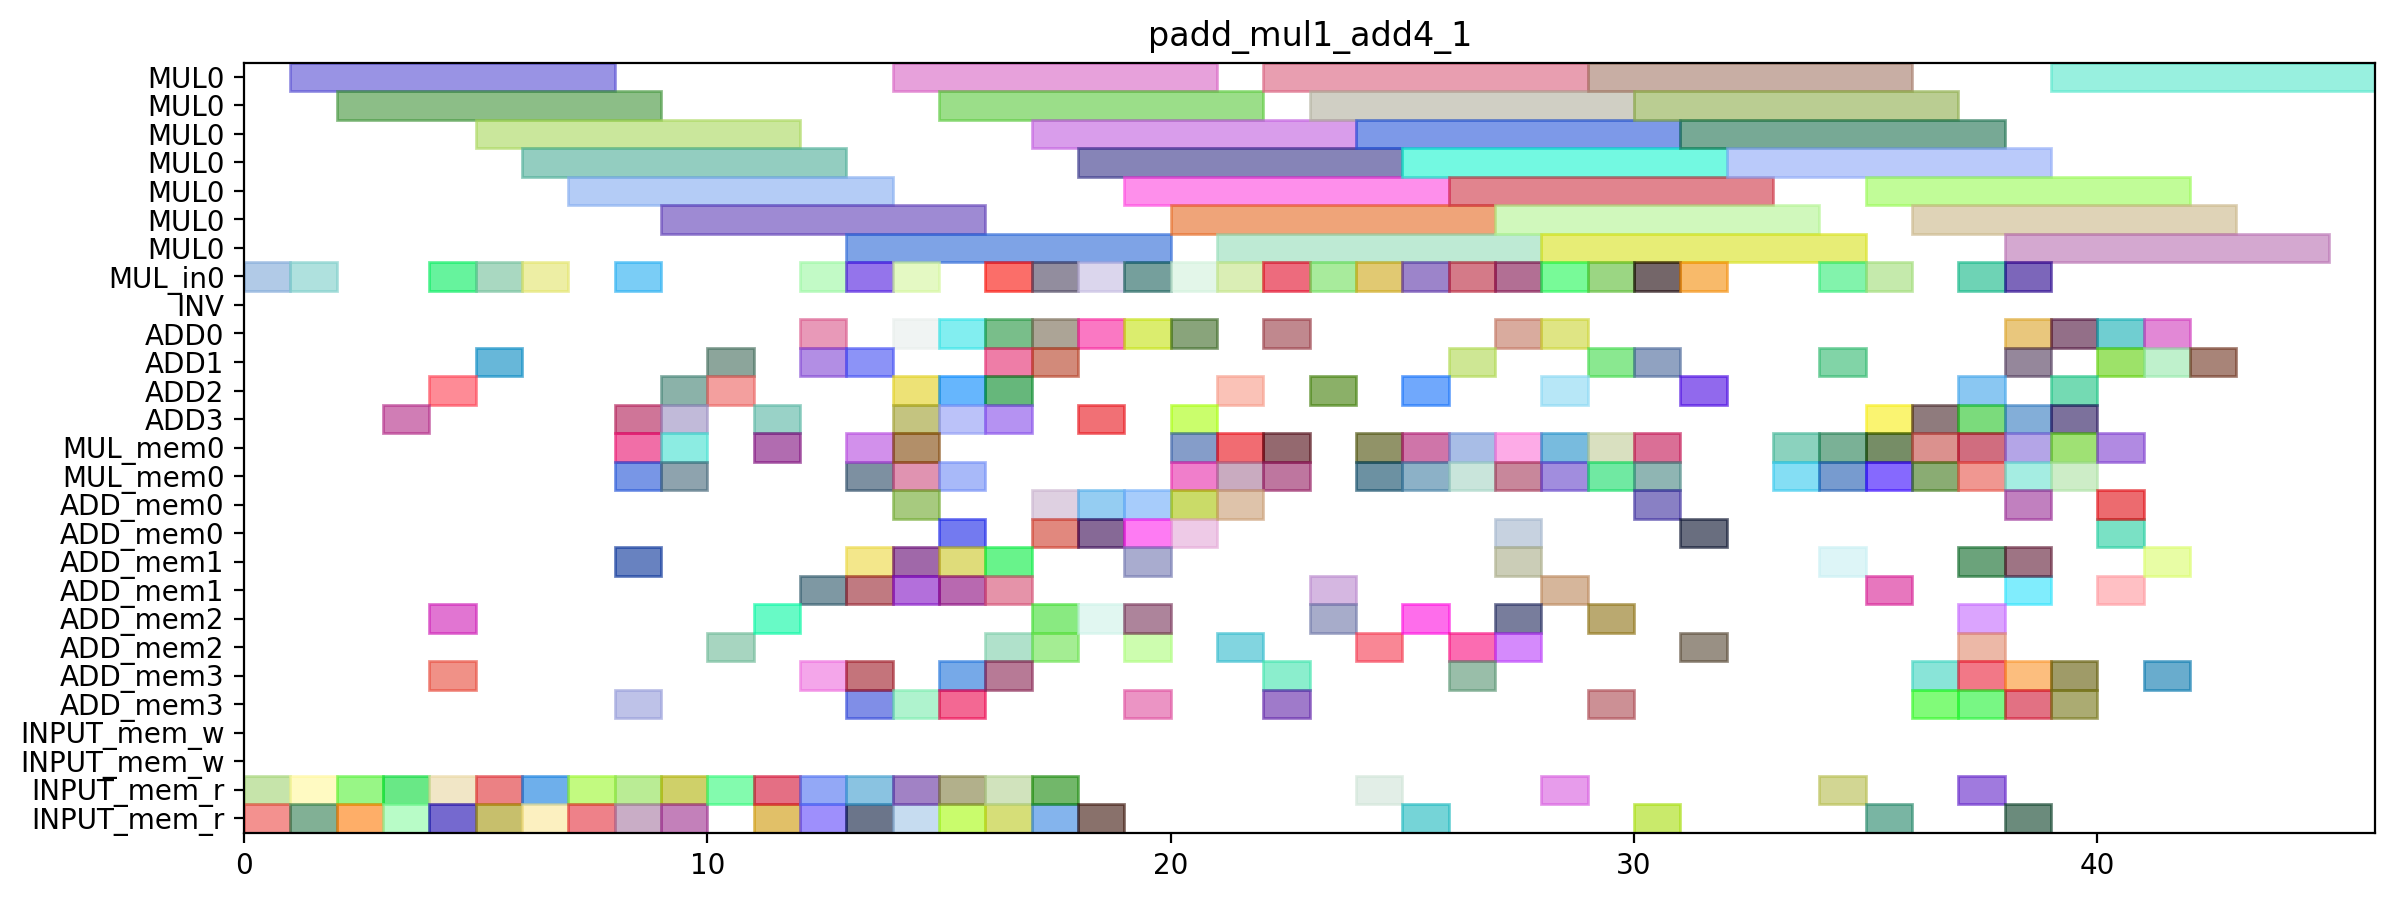

The Python source for this figure:
from pyschedule import Scenario, solvers, plotters, alt

def solve_padd_mul1_add4_1(ConstStep, ExpStep):
	horizon = 111
	S=Scenario("padd_mul1_add4_1",horizon = horizon)

	# resource
	MUL = S.Resources('MUL', num=1, size=7)
	MUL_in = S.Resources('MUL_in', num=1)
	INV = S.Resource('INV')
	ADD = S.Resources('ADD', num=4, periods=range(1, horizon))
	MUL_mem = S.Resources('MUL_mem', num=1, size=2)
	ADD_mem = S.Resources('ADD_mem', num=4, size=2)
	INPUT_mem_w = S.Resource('INPUT_mem_w', size=2)
	INPUT_mem_r = S.Resource('INPUT_mem_r', size=2)

	# result of previous scheduling
	T1T1_in = S.Task('T1T1_in', length=1, delay_cost=1)
	S += T1T1_in >= 0
	T1T1_in += MUL_in[0]

	T1T1_mem0 = S.Task('T1T1_mem0', length=1, delay_cost=1)
	S += T1T1_mem0 >= 0
	T1T1_mem0 += INPUT_mem_r

	T1T1_mem1 = S.Task('T1T1_mem1', length=1, delay_cost=1)
	S += T1T1_mem1 >= 0
	T1T1_mem1 += INPUT_mem_r

	T1T0_in = S.Task('T1T0_in', length=1, delay_cost=1)
	S += T1T0_in >= 1
	T1T0_in += MUL_in[0]

	T1T0_mem0 = S.Task('T1T0_mem0', length=1, delay_cost=1)
	S += T1T0_mem0 >= 1
	T1T0_mem0 += INPUT_mem_r

	T1T0_mem1 = S.Task('T1T0_mem1', length=1, delay_cost=1)
	S += T1T0_mem1 >= 1
	T1T0_mem1 += INPUT_mem_r

	T1T1 = S.Task('T1T1', length=7, delay_cost=1)
	S += T1T1 >= 1
	T1T1 += MUL[0]

	T1T0 = S.Task('T1T0', length=7, delay_cost=1)
	S += T1T0 >= 2
	T1T0 += MUL[0]

	T1T3_mem0 = S.Task('T1T3_mem0', length=1, delay_cost=1)
	S += T1T3_mem0 >= 2
	T1T3_mem0 += INPUT_mem_r

	T1T3_mem1 = S.Task('T1T3_mem1', length=1, delay_cost=1)
	S += T1T3_mem1 >= 2
	T1T3_mem1 += INPUT_mem_r

	T1T2_mem0 = S.Task('T1T2_mem0', length=1, delay_cost=1)
	S += T1T2_mem0 >= 3
	T1T2_mem0 += INPUT_mem_r

	T1T2_mem1 = S.Task('T1T2_mem1', length=1, delay_cost=1)
	S += T1T2_mem1 >= 3
	T1T2_mem1 += INPUT_mem_r

	T1T3 = S.Task('T1T3', length=1, delay_cost=1)
	S += T1T3 >= 3
	T1T3 += ADD[3]

	T0T2_mem0 = S.Task('T0T2_mem0', length=1, delay_cost=1)
	S += T0T2_mem0 >= 4
	T0T2_mem0 += INPUT_mem_r

	T0T2_mem1 = S.Task('T0T2_mem1', length=1, delay_cost=1)
	S += T0T2_mem1 >= 4
	T0T2_mem1 += INPUT_mem_r

	T1T2 = S.Task('T1T2', length=1, delay_cost=1)
	S += T1T2 >= 4
	T1T2 += ADD[2]

	T1T4_in = S.Task('T1T4_in', length=1, delay_cost=1)
	S += T1T4_in >= 4
	T1T4_in += MUL_in[0]

	T1T4_mem0 = S.Task('T1T4_mem0', length=1, delay_cost=1)
	S += T1T4_mem0 >= 4
	T1T4_mem0 += ADD_mem[2]

	T1T4_mem1 = S.Task('T1T4_mem1', length=1, delay_cost=1)
	S += T1T4_mem1 >= 4
	T1T4_mem1 += ADD_mem[3]

	T0T1_in = S.Task('T0T1_in', length=1, delay_cost=1)
	S += T0T1_in >= 5
	T0T1_in += MUL_in[0]

	T0T1_mem0 = S.Task('T0T1_mem0', length=1, delay_cost=1)
	S += T0T1_mem0 >= 5
	T0T1_mem0 += INPUT_mem_r

	T0T1_mem1 = S.Task('T0T1_mem1', length=1, delay_cost=1)
	S += T0T1_mem1 >= 5
	T0T1_mem1 += INPUT_mem_r

	T0T2 = S.Task('T0T2', length=1, delay_cost=1)
	S += T0T2 >= 5
	T0T2 += ADD[1]

	T1T4 = S.Task('T1T4', length=7, delay_cost=1)
	S += T1T4 >= 5
	T1T4 += MUL[0]

	T0T0_in = S.Task('T0T0_in', length=1, delay_cost=1)
	S += T0T0_in >= 6
	T0T0_in += MUL_in[0]

	T0T0_mem0 = S.Task('T0T0_mem0', length=1, delay_cost=1)
	S += T0T0_mem0 >= 6
	T0T0_mem0 += INPUT_mem_r

	T0T0_mem1 = S.Task('T0T0_mem1', length=1, delay_cost=1)
	S += T0T0_mem1 >= 6
	T0T0_mem1 += INPUT_mem_r

	T0T1 = S.Task('T0T1', length=7, delay_cost=1)
	S += T0T1 >= 6
	T0T1 += MUL[0]

	T0T0 = S.Task('T0T0', length=7, delay_cost=1)
	S += T0T0 >= 7
	T0T0 += MUL[0]

	T0T3_mem0 = S.Task('T0T3_mem0', length=1, delay_cost=1)
	S += T0T3_mem0 >= 7
	T0T3_mem0 += INPUT_mem_r

	T0T3_mem1 = S.Task('T0T3_mem1', length=1, delay_cost=1)
	S += T0T3_mem1 >= 7
	T0T3_mem1 += INPUT_mem_r

	C00T2_mem0 = S.Task('C00T2_mem0', length=1, delay_cost=1)
	S += C00T2_mem0 >= 8
	C00T2_mem0 += INPUT_mem_r

	C00T2_mem1 = S.Task('C00T2_mem1', length=1, delay_cost=1)
	S += C00T2_mem1 >= 8
	C00T2_mem1 += INPUT_mem_r

	T0T3 = S.Task('T0T3', length=1, delay_cost=1)
	S += T0T3 >= 8
	T0T3 += ADD[3]

	T0T4_in = S.Task('T0T4_in', length=1, delay_cost=1)
	S += T0T4_in >= 8
	T0T4_in += MUL_in[0]

	T0T4_mem0 = S.Task('T0T4_mem0', length=1, delay_cost=1)
	S += T0T4_mem0 >= 8
	T0T4_mem0 += ADD_mem[1]

	T0T4_mem1 = S.Task('T0T4_mem1', length=1, delay_cost=1)
	S += T0T4_mem1 >= 8
	T0T4_mem1 += ADD_mem[3]

	T1T5_mem0 = S.Task('T1T5_mem0', length=1, delay_cost=1)
	S += T1T5_mem0 >= 8
	T1T5_mem0 += MUL_mem[0]

	T1T5_mem1 = S.Task('T1T5_mem1', length=1, delay_cost=1)
	S += T1T5_mem1 >= 8
	T1T5_mem1 += MUL_mem[0]

	C00T2 = S.Task('C00T2', length=1, delay_cost=1)
	S += C00T2 >= 9
	C00T2 += ADD[3]

	T0T4 = S.Task('T0T4', length=7, delay_cost=1)
	S += T0T4 >= 9
	T0T4 += MUL[0]

	T10_mem0 = S.Task('T10_mem0', length=1, delay_cost=1)
	S += T10_mem0 >= 9
	T10_mem0 += MUL_mem[0]

	T10_mem1 = S.Task('T10_mem1', length=1, delay_cost=1)
	S += T10_mem1 >= 9
	T10_mem1 += MUL_mem[0]

	T1T5 = S.Task('T1T5', length=1, delay_cost=1)
	S += T1T5 >= 9
	T1T5 += ADD[2]

	T3_T2_mem0 = S.Task('T3_T2_mem0', length=1, delay_cost=1)
	S += T3_T2_mem0 >= 9
	T3_T2_mem0 += INPUT_mem_r

	T3_T2_mem1 = S.Task('T3_T2_mem1', length=1, delay_cost=1)
	S += T3_T2_mem1 >= 9
	T3_T2_mem1 += INPUT_mem_r

	T10 = S.Task('T10', length=1, delay_cost=1)
	S += T10 >= 10
	T10 += ADD[2]

	T1_0_mem0 = S.Task('T1_0_mem0', length=1, delay_cost=1)
	S += T1_0_mem0 >= 10
	T1_0_mem0 += INPUT_mem_r

	T1_0_mem1 = S.Task('T1_0_mem1', length=1, delay_cost=1)
	S += T1_0_mem1 >= 10
	T1_0_mem1 += ADD_mem[2]

	T3_T2 = S.Task('T3_T2', length=1, delay_cost=1)
	S += T3_T2 >= 10
	T3_T2 += ADD[1]

	NEW_TZT2_mem0 = S.Task('NEW_TZT2_mem0', length=1, delay_cost=1)
	S += NEW_TZT2_mem0 >= 11
	NEW_TZT2_mem0 += INPUT_mem_r

	NEW_TZT2_mem1 = S.Task('NEW_TZT2_mem1', length=1, delay_cost=1)
	S += NEW_TZT2_mem1 >= 11
	NEW_TZT2_mem1 += INPUT_mem_r

	T11_mem0 = S.Task('T11_mem0', length=1, delay_cost=1)
	S += T11_mem0 >= 11
	T11_mem0 += MUL_mem[0]

	T11_mem1 = S.Task('T11_mem1', length=1, delay_cost=1)
	S += T11_mem1 >= 11
	T11_mem1 += ADD_mem[2]

	T1_0 = S.Task('T1_0', length=1, delay_cost=1)
	S += T1_0 >= 11
	T1_0 += ADD[3]

	C00T0_in = S.Task('C00T0_in', length=1, delay_cost=1)
	S += C00T0_in >= 12
	C00T0_in += MUL_in[0]

	C00T0_mem0 = S.Task('C00T0_mem0', length=1, delay_cost=1)
	S += C00T0_mem0 >= 12
	C00T0_mem0 += INPUT_mem_r

	C00T0_mem1 = S.Task('C00T0_mem1', length=1, delay_cost=1)
	S += C00T0_mem1 >= 12
	C00T0_mem1 += ADD_mem[3]

	NEW_TZT2 = S.Task('NEW_TZT2', length=1, delay_cost=1)
	S += NEW_TZT2 >= 12
	NEW_TZT2 += ADD[0]

	T11 = S.Task('T11', length=1, delay_cost=1)
	S += T11 >= 12
	T11 += ADD[1]

	T1_1_mem0 = S.Task('T1_1_mem0', length=1, delay_cost=1)
	S += T1_1_mem0 >= 12
	T1_1_mem0 += INPUT_mem_r

	T1_1_mem1 = S.Task('T1_1_mem1', length=1, delay_cost=1)
	S += T1_1_mem1 >= 12
	T1_1_mem1 += ADD_mem[1]

	C00T0 = S.Task('C00T0', length=7, delay_cost=1)
	S += C00T0 >= 13
	C00T0 += MUL[0]

	T00_mem0 = S.Task('T00_mem0', length=1, delay_cost=1)
	S += T00_mem0 >= 13
	T00_mem0 += MUL_mem[0]

	T00_mem1 = S.Task('T00_mem1', length=1, delay_cost=1)
	S += T00_mem1 >= 13
	T00_mem1 += MUL_mem[0]

	T1_1 = S.Task('T1_1', length=1, delay_cost=1)
	S += T1_1 >= 13
	T1_1 += ADD[1]

	T3T2_in = S.Task('T3T2_in', length=1, delay_cost=1)
	S += T3T2_in >= 13
	T3T2_in += MUL_in[0]

	T3T2_mem0 = S.Task('T3T2_mem0', length=1, delay_cost=1)
	S += T3T2_mem0 >= 13
	T3T2_mem0 += ADD_mem[3]

	T3T2_mem1 = S.Task('T3T2_mem1', length=1, delay_cost=1)
	S += T3T2_mem1 >= 13
	T3T2_mem1 += ADD_mem[1]

	T5T2_mem0 = S.Task('T5T2_mem0', length=1, delay_cost=1)
	S += T5T2_mem0 >= 13
	T5T2_mem0 += INPUT_mem_r

	T5T2_mem1 = S.Task('T5T2_mem1', length=1, delay_cost=1)
	S += T5T2_mem1 >= 13
	T5T2_mem1 += INPUT_mem_r

	C00T1_in = S.Task('C00T1_in', length=1, delay_cost=1)
	S += C00T1_in >= 14
	C00T1_in += MUL_in[0]

	C00T1_mem0 = S.Task('C00T1_mem0', length=1, delay_cost=1)
	S += C00T1_mem0 >= 14
	C00T1_mem0 += INPUT_mem_r

	C00T1_mem1 = S.Task('C00T1_mem1', length=1, delay_cost=1)
	S += C00T1_mem1 >= 14
	C00T1_mem1 += ADD_mem[1]

	T00 = S.Task('T00', length=1, delay_cost=1)
	S += T00 >= 14
	T00 += ADD[0]

	T0T5_mem0 = S.Task('T0T5_mem0', length=1, delay_cost=1)
	S += T0T5_mem0 >= 14
	T0T5_mem0 += MUL_mem[0]

	T0T5_mem1 = S.Task('T0T5_mem1', length=1, delay_cost=1)
	S += T0T5_mem1 >= 14
	T0T5_mem1 += MUL_mem[0]

	T0_0_mem0 = S.Task('T0_0_mem0', length=1, delay_cost=1)
	S += T0_0_mem0 >= 14
	T0_0_mem0 += INPUT_mem_r

	T0_0_mem1 = S.Task('T0_0_mem1', length=1, delay_cost=1)
	S += T0_0_mem1 >= 14
	T0_0_mem1 += ADD_mem[0]

	T3T2 = S.Task('T3T2', length=7, delay_cost=1)
	S += T3T2 >= 14
	T3T2 += MUL[0]

	T4T2_mem0 = S.Task('T4T2_mem0', length=1, delay_cost=1)
	S += T4T2_mem0 >= 14
	T4T2_mem0 += ADD_mem[3]

	T4T2_mem1 = S.Task('T4T2_mem1', length=1, delay_cost=1)
	S += T4T2_mem1 >= 14
	T4T2_mem1 += ADD_mem[1]

	T5T2 = S.Task('T5T2', length=1, delay_cost=1)
	S += T5T2 >= 14
	T5T2 += ADD[2]

	C00T1 = S.Task('C00T1', length=7, delay_cost=1)
	S += C00T1 >= 15
	C00T1 += MUL[0]

	NEW_TXT2_mem0 = S.Task('NEW_TXT2_mem0', length=1, delay_cost=1)
	S += NEW_TXT2_mem0 >= 15
	NEW_TXT2_mem0 += ADD_mem[3]

	NEW_TXT2_mem1 = S.Task('NEW_TXT2_mem1', length=1, delay_cost=1)
	S += NEW_TXT2_mem1 >= 15
	NEW_TXT2_mem1 += ADD_mem[1]

	T01_mem0 = S.Task('T01_mem0', length=1, delay_cost=1)
	S += T01_mem0 >= 15
	T01_mem0 += MUL_mem[0]

	T01_mem1 = S.Task('T01_mem1', length=1, delay_cost=1)
	S += T01_mem1 >= 15
	T01_mem1 += ADD_mem[0]

	T0T5 = S.Task('T0T5', length=1, delay_cost=1)
	S += T0T5 >= 15
	T0T5 += ADD[0]

	T0_0 = S.Task('T0_0', length=1, delay_cost=1)
	S += T0_0 >= 15
	T0_0 += ADD[2]

	T0_1T2_mem0 = S.Task('T0_1T2_mem0', length=1, delay_cost=1)
	S += T0_1T2_mem0 >= 15
	T0_1T2_mem0 += INPUT_mem_r

	T0_1T2_mem1 = S.Task('T0_1T2_mem1', length=1, delay_cost=1)
	S += T0_1T2_mem1 >= 15
	T0_1T2_mem1 += INPUT_mem_r

	T3T0_mem0 = S.Task('T3T0_mem0', length=1, delay_cost=1)
	S += T3T0_mem0 >= 15
	T3T0_mem0 += ADD_mem[3]

	T3T0_mem1 = S.Task('T3T0_mem1', length=1, delay_cost=1)
	S += T3T0_mem1 >= 15
	T3T0_mem1 += ADD_mem[1]

	T4T2 = S.Task('T4T2', length=1, delay_cost=1)
	S += T4T2 >= 15
	T4T2 += ADD[3]

	NEW_TXT2 = S.Task('NEW_TXT2', length=1, delay_cost=1)
	S += NEW_TXT2 >= 16
	NEW_TXT2 += ADD[0]

	T01 = S.Task('T01', length=1, delay_cost=1)
	S += T01 >= 16
	T01 += ADD[1]

	T0_1T0_in = S.Task('T0_1T0_in', length=1, delay_cost=1)
	S += T0_1T0_in >= 16
	T0_1T0_in += MUL_in[0]

	T0_1T0_mem0 = S.Task('T0_1T0_mem0', length=1, delay_cost=1)
	S += T0_1T0_mem0 >= 16
	T0_1T0_mem0 += INPUT_mem_r

	T0_1T0_mem1 = S.Task('T0_1T0_mem1', length=1, delay_cost=1)
	S += T0_1T0_mem1 >= 16
	T0_1T0_mem1 += ADD_mem[2]

	T0_1T2 = S.Task('T0_1T2', length=1, delay_cost=1)
	S += T0_1T2 >= 16
	T0_1T2 += ADD[2]

	T0_1_mem0 = S.Task('T0_1_mem0', length=1, delay_cost=1)
	S += T0_1_mem0 >= 16
	T0_1_mem0 += INPUT_mem_r

	T0_1_mem1 = S.Task('T0_1_mem1', length=1, delay_cost=1)
	S += T0_1_mem1 >= 16
	T0_1_mem1 += ADD_mem[1]

	T3T0 = S.Task('T3T0', length=1, delay_cost=1)
	S += T3T0 >= 16
	T3T0 += ADD[3]

	T3T1_mem0 = S.Task('T3T1_mem0', length=1, delay_cost=1)
	S += T3T1_mem0 >= 16
	T3T1_mem0 += ADD_mem[3]

	T3T1_mem1 = S.Task('T3T1_mem1', length=1, delay_cost=1)
	S += T3T1_mem1 >= 16
	T3T1_mem1 += ADD_mem[1]

	T0_1 = S.Task('T0_1', length=1, delay_cost=1)
	S += T0_1 >= 17
	T0_1 += ADD[0]

	T0_1T0 = S.Task('T0_1T0', length=7, delay_cost=1)
	S += T0_1T0 >= 17
	T0_1T0 += MUL[0]

	T2T0_mem0 = S.Task('T2T0_mem0', length=1, delay_cost=1)
	S += T2T0_mem0 >= 17
	T2T0_mem0 += ADD_mem[2]

	T2T0_mem1 = S.Task('T2T0_mem1', length=1, delay_cost=1)
	S += T2T0_mem1 >= 17
	T2T0_mem1 += ADD_mem[0]

	T2T2_in = S.Task('T2T2_in', length=1, delay_cost=1)
	S += T2T2_in >= 17
	T2T2_in += MUL_in[0]

	T2T2_mem0 = S.Task('T2T2_mem0', length=1, delay_cost=1)
	S += T2T2_mem0 >= 17
	T2T2_mem0 += ADD_mem[2]

	T2T2_mem1 = S.Task('T2T2_mem1', length=1, delay_cost=1)
	S += T2T2_mem1 >= 17
	T2T2_mem1 += ADD_mem[0]

	T3T1 = S.Task('T3T1', length=1, delay_cost=1)
	S += T3T1 >= 17
	T3T1 += ADD[1]

	T8T2_mem0 = S.Task('T8T2_mem0', length=1, delay_cost=1)
	S += T8T2_mem0 >= 17
	T8T2_mem0 += INPUT_mem_r

	T8T2_mem1 = S.Task('T8T2_mem1', length=1, delay_cost=1)
	S += T8T2_mem1 >= 17
	T8T2_mem1 += INPUT_mem_r

	T0_1T1_in = S.Task('T0_1T1_in', length=1, delay_cost=1)
	S += T0_1T1_in >= 18
	T0_1T1_in += MUL_in[0]

	T0_1T1_mem0 = S.Task('T0_1T1_mem0', length=1, delay_cost=1)
	S += T0_1T1_mem0 >= 18
	T0_1T1_mem0 += INPUT_mem_r

	T0_1T1_mem1 = S.Task('T0_1T1_mem1', length=1, delay_cost=1)
	S += T0_1T1_mem1 >= 18
	T0_1T1_mem1 += ADD_mem[0]

	T2T0 = S.Task('T2T0', length=1, delay_cost=1)
	S += T2T0 >= 18
	T2T0 += ADD[0]

	T2T1_mem0 = S.Task('T2T1_mem0', length=1, delay_cost=1)
	S += T2T1_mem0 >= 18
	T2T1_mem0 += ADD_mem[2]

	T2T1_mem1 = S.Task('T2T1_mem1', length=1, delay_cost=1)
	S += T2T1_mem1 >= 18
	T2T1_mem1 += ADD_mem[0]

	T2T2 = S.Task('T2T2', length=7, delay_cost=1)
	S += T2T2 >= 18
	T2T2 += MUL[0]

	T8T2 = S.Task('T8T2', length=1, delay_cost=1)
	S += T8T2 >= 18
	T8T2 += ADD[3]

	T0_1T1 = S.Task('T0_1T1', length=7, delay_cost=1)
	S += T0_1T1 >= 19
	T0_1T1 += MUL[0]

	T0_1T3_mem0 = S.Task('T0_1T3_mem0', length=1, delay_cost=1)
	S += T0_1T3_mem0 >= 19
	T0_1T3_mem0 += ADD_mem[2]

	T0_1T3_mem1 = S.Task('T0_1T3_mem1', length=1, delay_cost=1)
	S += T0_1T3_mem1 >= 19
	T0_1T3_mem1 += ADD_mem[0]

	T2T1 = S.Task('T2T1', length=1, delay_cost=1)
	S += T2T1 >= 19
	T2T1 += ADD[0]

	T7_T2_mem0 = S.Task('T7_T2_mem0', length=1, delay_cost=1)
	S += T7_T2_mem0 >= 19
	T7_T2_mem0 += ADD_mem[2]

	T7_T2_mem1 = S.Task('T7_T2_mem1', length=1, delay_cost=1)
	S += T7_T2_mem1 >= 19
	T7_T2_mem1 += ADD_mem[0]

	T0_1T3 = S.Task('T0_1T3', length=1, delay_cost=1)
	S += T0_1T3 >= 20
	T0_1T3 += ADD[0]

	T7_T2 = S.Task('T7_T2', length=1, delay_cost=1)
	S += T7_T2 >= 20
	T7_T2 += ADD[3]


	# new tasks
	C00T3 = S.Task('C00T3', length=1, delay_cost=1)
	C00T3 += alt(ADD)

	C00T3_mem0 = S.Task('C00T3_mem0', length=1, delay_cost=1)
	C00T3_mem0 += ADD_mem[3]
	S += 11<C00T3_mem0
	S += C00T3_mem0<=C00T3

	C00T3_mem1 = S.Task('C00T3_mem1', length=1, delay_cost=1)
	C00T3_mem1 += ADD_mem[1]
	S += 13<C00T3_mem1
	S += C00T3_mem1<=C00T3

	T20_in = S.Task('T20_in', length=1, delay_cost=1)
	T20_in += alt(MUL_in)
	T20 = S.Task('T20', length=7, delay_cost=1)
	T20 += alt(MUL)
	S+=T20>=T20_in

	T20_mem0 = S.Task('T20_mem0', length=1, delay_cost=1)
	T20_mem0 += ADD_mem[0]
	S += 18<T20_mem0
	S += T20_mem0<=T20

	T20_mem1 = S.Task('T20_mem1', length=1, delay_cost=1)
	T20_mem1 += ADD_mem[0]
	S += 19<T20_mem1
	S += T20_mem1<=T20

	T21 = S.Task('T21', length=1, delay_cost=1)
	T21 += alt(ADD)

	T21_mem0 = S.Task('T21_mem0', length=1, delay_cost=1)
	T21_mem0 += MUL_mem[0]
	S += 24<T21_mem0
	S += T21_mem0<=T21

	T21_mem1 = S.Task('T21_mem1', length=1, delay_cost=1)
	T21_mem1 += MUL_mem[0]
	S += 24<T21_mem1
	S += T21_mem1<=T21

	T30_in = S.Task('T30_in', length=1, delay_cost=1)
	T30_in += alt(MUL_in)
	T30 = S.Task('T30', length=7, delay_cost=1)
	T30 += alt(MUL)
	S+=T30>=T30_in

	T30_mem0 = S.Task('T30_mem0', length=1, delay_cost=1)
	T30_mem0 += ADD_mem[3]
	S += 16<T30_mem0
	S += T30_mem0<=T30

	T30_mem1 = S.Task('T30_mem1', length=1, delay_cost=1)
	T30_mem1 += ADD_mem[1]
	S += 17<T30_mem1
	S += T30_mem1<=T30

	T31 = S.Task('T31', length=1, delay_cost=1)
	T31 += alt(ADD)

	T31_mem0 = S.Task('T31_mem0', length=1, delay_cost=1)
	T31_mem0 += MUL_mem[0]
	S += 20<T31_mem0
	S += T31_mem0<=T31

	T31_mem1 = S.Task('T31_mem1', length=1, delay_cost=1)
	T31_mem1 += MUL_mem[0]
	S += 20<T31_mem1
	S += T31_mem1<=T31

	C00T4_in = S.Task('C00T4_in', length=1, delay_cost=1)
	C00T4_in += alt(MUL_in)
	C00T4 = S.Task('C00T4', length=7, delay_cost=1)
	C00T4 += alt(MUL)
	S+=C00T4>=C00T4_in

	C00T4_mem0 = S.Task('C00T4_mem0', length=1, delay_cost=1)
	C00T4_mem0 += ADD_mem[3]
	S += 9<C00T4_mem0
	S += C00T4_mem0<=C00T4

	C00T4_mem1 = S.Task('C00T4_mem1', length=1, delay_cost=1)
	C00T4_mem1 += alt(ADD_mem)
	S += (C00T3*ADD[0])-1<C00T4_mem1*ADD_mem[0]
	S += (C00T3*ADD[1])-1<C00T4_mem1*ADD_mem[1]
	S += (C00T3*ADD[2])-1<C00T4_mem1*ADD_mem[2]
	S += (C00T3*ADD[3])-1<C00T4_mem1*ADD_mem[3]
	S += C00T4_mem1<=C00T4

	C00T5 = S.Task('C00T5', length=1, delay_cost=1)
	C00T5 += alt(ADD)

	C00T5_mem0 = S.Task('C00T5_mem0', length=1, delay_cost=1)
	C00T5_mem0 += MUL_mem[0]
	S += 19<C00T5_mem0
	S += C00T5_mem0<=C00T5

	C00T5_mem1 = S.Task('C00T5_mem1', length=1, delay_cost=1)
	C00T5_mem1 += MUL_mem[0]
	S += 21<C00T5_mem1
	S += C00T5_mem1<=C00T5

	C000 = S.Task('C000', length=1, delay_cost=1)
	C000 += alt(ADD)

	C000_mem0 = S.Task('C000_mem0', length=1, delay_cost=1)
	C000_mem0 += MUL_mem[0]
	S += 19<C000_mem0
	S += C000_mem0<=C000

	C000_mem1 = S.Task('C000_mem1', length=1, delay_cost=1)
	C000_mem1 += MUL_mem[0]
	S += 21<C000_mem1
	S += C000_mem1<=C000

	T0_1T4_in = S.Task('T0_1T4_in', length=1, delay_cost=1)
	T0_1T4_in += alt(MUL_in)
	T0_1T4 = S.Task('T0_1T4', length=7, delay_cost=1)
	T0_1T4 += alt(MUL)
	S+=T0_1T4>=T0_1T4_in

	T0_1T4_mem0 = S.Task('T0_1T4_mem0', length=1, delay_cost=1)
	T0_1T4_mem0 += ADD_mem[2]
	S += 16<T0_1T4_mem0
	S += T0_1T4_mem0<=T0_1T4

	T0_1T4_mem1 = S.Task('T0_1T4_mem1', length=1, delay_cost=1)
	T0_1T4_mem1 += ADD_mem[0]
	S += 20<T0_1T4_mem1
	S += T0_1T4_mem1<=T0_1T4

	T0_1T5 = S.Task('T0_1T5', length=1, delay_cost=1)
	T0_1T5 += alt(ADD)

	T0_1T5_mem0 = S.Task('T0_1T5_mem0', length=1, delay_cost=1)
	T0_1T5_mem0 += MUL_mem[0]
	S += 23<T0_1T5_mem0
	S += T0_1T5_mem0<=T0_1T5

	T0_1T5_mem1 = S.Task('T0_1T5_mem1', length=1, delay_cost=1)
	T0_1T5_mem1 += MUL_mem[0]
	S += 25<T0_1T5_mem1
	S += T0_1T5_mem1<=T0_1T5

	T0_10 = S.Task('T0_10', length=1, delay_cost=1)
	T0_10 += alt(ADD)

	T0_10_mem0 = S.Task('T0_10_mem0', length=1, delay_cost=1)
	T0_10_mem0 += MUL_mem[0]
	S += 23<T0_10_mem0
	S += T0_10_mem0<=T0_10

	T0_10_mem1 = S.Task('T0_10_mem1', length=1, delay_cost=1)
	T0_10_mem1 += MUL_mem[0]
	S += 25<T0_10_mem1
	S += T0_10_mem1<=T0_10

	T4T0_in = S.Task('T4T0_in', length=1, delay_cost=1)
	T4T0_in += alt(MUL_in)
	T4T0 = S.Task('T4T0', length=7, delay_cost=1)
	T4T0 += alt(MUL)
	S+=T4T0>=T4T0_in

	T4T0_mem0 = S.Task('T4T0_mem0', length=1, delay_cost=1)
	T4T0_mem0 += ADD_mem[3]
	S += 11<T4T0_mem0
	S += T4T0_mem0<=T4T0

	T4T0_mem1 = S.Task('T4T0_mem1', length=1, delay_cost=1)
	T4T0_mem1 += alt(MUL_mem)
	S += (T30*MUL[0])-1<T4T0_mem1*MUL_mem[0]
	S += T4T0_mem1<=T4T0

	T4T1_in = S.Task('T4T1_in', length=1, delay_cost=1)
	T4T1_in += alt(MUL_in)
	T4T1 = S.Task('T4T1', length=7, delay_cost=1)
	T4T1 += alt(MUL)
	S+=T4T1>=T4T1_in

	T4T1_mem0 = S.Task('T4T1_mem0', length=1, delay_cost=1)
	T4T1_mem0 += ADD_mem[1]
	S += 13<T4T1_mem0
	S += T4T1_mem0<=T4T1

	T4T1_mem1 = S.Task('T4T1_mem1', length=1, delay_cost=1)
	T4T1_mem1 += alt(ADD_mem)
	S += (T31*ADD[0])-1<T4T1_mem1*ADD_mem[0]
	S += (T31*ADD[1])-1<T4T1_mem1*ADD_mem[1]
	S += (T31*ADD[2])-1<T4T1_mem1*ADD_mem[2]
	S += (T31*ADD[3])-1<T4T1_mem1*ADD_mem[3]
	S += T4T1_mem1<=T4T1

	T4T3 = S.Task('T4T3', length=1, delay_cost=1)
	T4T3 += alt(ADD)

	T4T3_mem0 = S.Task('T4T3_mem0', length=1, delay_cost=1)
	T4T3_mem0 += alt(MUL_mem)
	S += (T30*MUL[0])-1<T4T3_mem0*MUL_mem[0]
	S += T4T3_mem0<=T4T3

	T4T3_mem1 = S.Task('T4T3_mem1', length=1, delay_cost=1)
	T4T3_mem1 += alt(ADD_mem)
	S += (T31*ADD[0])-1<T4T3_mem1*ADD_mem[0]
	S += (T31*ADD[1])-1<T4T3_mem1*ADD_mem[1]
	S += (T31*ADD[2])-1<T4T3_mem1*ADD_mem[2]
	S += (T31*ADD[3])-1<T4T3_mem1*ADD_mem[3]
	S += T4T3_mem1<=T4T3

	T5T0_in = S.Task('T5T0_in', length=1, delay_cost=1)
	T5T0_in += alt(MUL_in)
	T5T0 = S.Task('T5T0', length=7, delay_cost=1)
	T5T0 += alt(MUL)
	S+=T5T0>=T5T0_in

	T5T0_mem0 = S.Task('T5T0_mem0', length=1, delay_cost=1)
	T5T0_mem0 += INPUT_mem_r
	S += T5T0_mem0<=T5T0

	T5T0_mem1 = S.Task('T5T0_mem1', length=1, delay_cost=1)
	T5T0_mem1 += alt(MUL_mem)
	S += (T20*MUL[0])-1<T5T0_mem1*MUL_mem[0]
	S += T5T0_mem1<=T5T0

	T5T1_in = S.Task('T5T1_in', length=1, delay_cost=1)
	T5T1_in += alt(MUL_in)
	T5T1 = S.Task('T5T1', length=7, delay_cost=1)
	T5T1 += alt(MUL)
	S+=T5T1>=T5T1_in

	T5T1_mem0 = S.Task('T5T1_mem0', length=1, delay_cost=1)
	T5T1_mem0 += INPUT_mem_r
	S += T5T1_mem0<=T5T1

	T5T1_mem1 = S.Task('T5T1_mem1', length=1, delay_cost=1)
	T5T1_mem1 += alt(ADD_mem)
	S += (T21*ADD[0])-1<T5T1_mem1*ADD_mem[0]
	S += (T21*ADD[1])-1<T5T1_mem1*ADD_mem[1]
	S += (T21*ADD[2])-1<T5T1_mem1*ADD_mem[2]
	S += (T21*ADD[3])-1<T5T1_mem1*ADD_mem[3]
	S += T5T1_mem1<=T5T1

	T5T3 = S.Task('T5T3', length=1, delay_cost=1)
	T5T3 += alt(ADD)

	T5T3_mem0 = S.Task('T5T3_mem0', length=1, delay_cost=1)
	T5T3_mem0 += alt(MUL_mem)
	S += (T20*MUL[0])-1<T5T3_mem0*MUL_mem[0]
	S += T5T3_mem0<=T5T3

	T5T3_mem1 = S.Task('T5T3_mem1', length=1, delay_cost=1)
	T5T3_mem1 += alt(ADD_mem)
	S += (T21*ADD[0])-1<T5T3_mem1*ADD_mem[0]
	S += (T21*ADD[1])-1<T5T3_mem1*ADD_mem[1]
	S += (T21*ADD[2])-1<T5T3_mem1*ADD_mem[2]
	S += (T21*ADD[3])-1<T5T3_mem1*ADD_mem[3]
	S += T5T3_mem1<=T5T3

	T3_T0_in = S.Task('T3_T0_in', length=1, delay_cost=1)
	T3_T0_in += alt(MUL_in)
	T3_T0 = S.Task('T3_T0', length=7, delay_cost=1)
	T3_T0 += alt(MUL)
	S+=T3_T0>=T3_T0_in

	T3_T0_mem0 = S.Task('T3_T0_mem0', length=1, delay_cost=1)
	T3_T0_mem0 += INPUT_mem_r
	S += T3_T0_mem0<=T3_T0

	T3_T0_mem1 = S.Task('T3_T0_mem1', length=1, delay_cost=1)
	T3_T0_mem1 += alt(MUL_mem)
	S += (T30*MUL[0])-1<T3_T0_mem1*MUL_mem[0]
	S += T3_T0_mem1<=T3_T0

	T3_T1_in = S.Task('T3_T1_in', length=1, delay_cost=1)
	T3_T1_in += alt(MUL_in)
	T3_T1 = S.Task('T3_T1', length=7, delay_cost=1)
	T3_T1 += alt(MUL)
	S+=T3_T1>=T3_T1_in

	T3_T1_mem0 = S.Task('T3_T1_mem0', length=1, delay_cost=1)
	T3_T1_mem0 += INPUT_mem_r
	S += T3_T1_mem0<=T3_T1

	T3_T1_mem1 = S.Task('T3_T1_mem1', length=1, delay_cost=1)
	T3_T1_mem1 += alt(ADD_mem)
	S += (T31*ADD[0])-1<T3_T1_mem1*ADD_mem[0]
	S += (T31*ADD[1])-1<T3_T1_mem1*ADD_mem[1]
	S += (T31*ADD[2])-1<T3_T1_mem1*ADD_mem[2]
	S += (T31*ADD[3])-1<T3_T1_mem1*ADD_mem[3]
	S += T3_T1_mem1<=T3_T1

	T3_T3 = S.Task('T3_T3', length=1, delay_cost=1)
	T3_T3 += alt(ADD)

	T3_T3_mem0 = S.Task('T3_T3_mem0', length=1, delay_cost=1)
	T3_T3_mem0 += alt(MUL_mem)
	S += (T30*MUL[0])-1<T3_T3_mem0*MUL_mem[0]
	S += T3_T3_mem0<=T3_T3

	T3_T3_mem1 = S.Task('T3_T3_mem1', length=1, delay_cost=1)
	T3_T3_mem1 += alt(ADD_mem)
	S += (T31*ADD[0])-1<T3_T3_mem1*ADD_mem[0]
	S += (T31*ADD[1])-1<T3_T3_mem1*ADD_mem[1]
	S += (T31*ADD[2])-1<T3_T3_mem1*ADD_mem[2]
	S += (T31*ADD[3])-1<T3_T3_mem1*ADD_mem[3]
	S += T3_T3_mem1<=T3_T3

	C001 = S.Task('C001', length=1, delay_cost=1)
	C001 += alt(ADD)

	C001_mem0 = S.Task('C001_mem0', length=1, delay_cost=1)
	C001_mem0 += alt(MUL_mem)
	S += (C00T4*MUL[0])-1<C001_mem0*MUL_mem[0]
	S += C001_mem0<=C001

	C001_mem1 = S.Task('C001_mem1', length=1, delay_cost=1)
	C001_mem1 += alt(ADD_mem)
	S += (C00T5*ADD[0])-1<C001_mem1*ADD_mem[0]
	S += (C00T5*ADD[1])-1<C001_mem1*ADD_mem[1]
	S += (C00T5*ADD[2])-1<C001_mem1*ADD_mem[2]
	S += (C00T5*ADD[3])-1<C001_mem1*ADD_mem[3]
	S += C001_mem1<=C001

	T0_11 = S.Task('T0_11', length=1, delay_cost=1)
	T0_11 += alt(ADD)

	T0_11_mem0 = S.Task('T0_11_mem0', length=1, delay_cost=1)
	T0_11_mem0 += alt(MUL_mem)
	S += (T0_1T4*MUL[0])-1<T0_11_mem0*MUL_mem[0]
	S += T0_11_mem0<=T0_11

	T0_11_mem1 = S.Task('T0_11_mem1', length=1, delay_cost=1)
	T0_11_mem1 += alt(ADD_mem)
	S += (T0_1T5*ADD[0])-1<T0_11_mem1*ADD_mem[0]
	S += (T0_1T5*ADD[1])-1<T0_11_mem1*ADD_mem[1]
	S += (T0_1T5*ADD[2])-1<T0_11_mem1*ADD_mem[2]
	S += (T0_1T5*ADD[3])-1<T0_11_mem1*ADD_mem[3]
	S += T0_11_mem1<=T0_11

	T4T4_in = S.Task('T4T4_in', length=1, delay_cost=1)
	T4T4_in += alt(MUL_in)
	T4T4 = S.Task('T4T4', length=7, delay_cost=1)
	T4T4 += alt(MUL)
	S+=T4T4>=T4T4_in

	T4T4_mem0 = S.Task('T4T4_mem0', length=1, delay_cost=1)
	T4T4_mem0 += ADD_mem[3]
	S += 15<T4T4_mem0
	S += T4T4_mem0<=T4T4

	T4T4_mem1 = S.Task('T4T4_mem1', length=1, delay_cost=1)
	T4T4_mem1 += alt(ADD_mem)
	S += (T4T3*ADD[0])-1<T4T4_mem1*ADD_mem[0]
	S += (T4T3*ADD[1])-1<T4T4_mem1*ADD_mem[1]
	S += (T4T3*ADD[2])-1<T4T4_mem1*ADD_mem[2]
	S += (T4T3*ADD[3])-1<T4T4_mem1*ADD_mem[3]
	S += T4T4_mem1<=T4T4

	T4T5 = S.Task('T4T5', length=1, delay_cost=1)
	T4T5 += alt(ADD)

	T4T5_mem0 = S.Task('T4T5_mem0', length=1, delay_cost=1)
	T4T5_mem0 += alt(MUL_mem)
	S += (T4T0*MUL[0])-1<T4T5_mem0*MUL_mem[0]
	S += T4T5_mem0<=T4T5

	T4T5_mem1 = S.Task('T4T5_mem1', length=1, delay_cost=1)
	T4T5_mem1 += alt(MUL_mem)
	S += (T4T1*MUL[0])-1<T4T5_mem1*MUL_mem[0]
	S += T4T5_mem1<=T4T5

	T40 = S.Task('T40', length=1, delay_cost=1)
	T40 += alt(ADD)

	T40_mem0 = S.Task('T40_mem0', length=1, delay_cost=1)
	T40_mem0 += alt(MUL_mem)
	S += (T4T0*MUL[0])-1<T40_mem0*MUL_mem[0]
	S += T40_mem0<=T40

	T40_mem1 = S.Task('T40_mem1', length=1, delay_cost=1)
	T40_mem1 += alt(MUL_mem)
	S += (T4T1*MUL[0])-1<T40_mem1*MUL_mem[0]
	S += T40_mem1<=T40

	T5T4_in = S.Task('T5T4_in', length=1, delay_cost=1)
	T5T4_in += alt(MUL_in)
	T5T4 = S.Task('T5T4', length=7, delay_cost=1)
	T5T4 += alt(MUL)
	S+=T5T4>=T5T4_in

	T5T4_mem0 = S.Task('T5T4_mem0', length=1, delay_cost=1)
	T5T4_mem0 += ADD_mem[2]
	S += 14<T5T4_mem0
	S += T5T4_mem0<=T5T4

	T5T4_mem1 = S.Task('T5T4_mem1', length=1, delay_cost=1)
	T5T4_mem1 += alt(ADD_mem)
	S += (T5T3*ADD[0])-1<T5T4_mem1*ADD_mem[0]
	S += (T5T3*ADD[1])-1<T5T4_mem1*ADD_mem[1]
	S += (T5T3*ADD[2])-1<T5T4_mem1*ADD_mem[2]
	S += (T5T3*ADD[3])-1<T5T4_mem1*ADD_mem[3]
	S += T5T4_mem1<=T5T4

	T5T5 = S.Task('T5T5', length=1, delay_cost=1)
	T5T5 += alt(ADD)

	T5T5_mem0 = S.Task('T5T5_mem0', length=1, delay_cost=1)
	T5T5_mem0 += alt(MUL_mem)
	S += (T5T0*MUL[0])-1<T5T5_mem0*MUL_mem[0]
	S += T5T5_mem0<=T5T5

	T5T5_mem1 = S.Task('T5T5_mem1', length=1, delay_cost=1)
	T5T5_mem1 += alt(MUL_mem)
	S += (T5T1*MUL[0])-1<T5T5_mem1*MUL_mem[0]
	S += T5T5_mem1<=T5T5

	T50 = S.Task('T50', length=1, delay_cost=1)
	T50 += alt(ADD)

	T50_mem0 = S.Task('T50_mem0', length=1, delay_cost=1)
	T50_mem0 += alt(MUL_mem)
	S += (T5T0*MUL[0])-1<T50_mem0*MUL_mem[0]
	S += T50_mem0<=T50

	T50_mem1 = S.Task('T50_mem1', length=1, delay_cost=1)
	T50_mem1 += alt(MUL_mem)
	S += (T5T1*MUL[0])-1<T50_mem1*MUL_mem[0]
	S += T50_mem1<=T50

	T3_T4_in = S.Task('T3_T4_in', length=1, delay_cost=1)
	T3_T4_in += alt(MUL_in)
	T3_T4 = S.Task('T3_T4', length=7, delay_cost=1)
	T3_T4 += alt(MUL)
	S+=T3_T4>=T3_T4_in

	T3_T4_mem0 = S.Task('T3_T4_mem0', length=1, delay_cost=1)
	T3_T4_mem0 += ADD_mem[1]
	S += 10<T3_T4_mem0
	S += T3_T4_mem0<=T3_T4

	T3_T4_mem1 = S.Task('T3_T4_mem1', length=1, delay_cost=1)
	T3_T4_mem1 += alt(ADD_mem)
	S += (T3_T3*ADD[0])-1<T3_T4_mem1*ADD_mem[0]
	S += (T3_T3*ADD[1])-1<T3_T4_mem1*ADD_mem[1]
	S += (T3_T3*ADD[2])-1<T3_T4_mem1*ADD_mem[2]
	S += (T3_T3*ADD[3])-1<T3_T4_mem1*ADD_mem[3]
	S += T3_T4_mem1<=T3_T4

	T3_T5 = S.Task('T3_T5', length=1, delay_cost=1)
	T3_T5 += alt(ADD)

	T3_T5_mem0 = S.Task('T3_T5_mem0', length=1, delay_cost=1)
	T3_T5_mem0 += alt(MUL_mem)
	S += (T3_T0*MUL[0])-1<T3_T5_mem0*MUL_mem[0]
	S += T3_T5_mem0<=T3_T5

	T3_T5_mem1 = S.Task('T3_T5_mem1', length=1, delay_cost=1)
	T3_T5_mem1 += alt(MUL_mem)
	S += (T3_T1*MUL[0])-1<T3_T5_mem1*MUL_mem[0]
	S += T3_T5_mem1<=T3_T5

	T3_0 = S.Task('T3_0', length=1, delay_cost=1)
	T3_0 += alt(ADD)

	T3_0_mem0 = S.Task('T3_0_mem0', length=1, delay_cost=1)
	T3_0_mem0 += alt(MUL_mem)
	S += (T3_T0*MUL[0])-1<T3_0_mem0*MUL_mem[0]
	S += T3_0_mem0<=T3_0

	T3_0_mem1 = S.Task('T3_0_mem1', length=1, delay_cost=1)
	T3_0_mem1 += alt(MUL_mem)
	S += (T3_T1*MUL[0])-1<T3_0_mem1*MUL_mem[0]
	S += T3_0_mem1<=T3_0

	T41 = S.Task('T41', length=1, delay_cost=1)
	T41 += alt(ADD)

	T41_mem0 = S.Task('T41_mem0', length=1, delay_cost=1)
	T41_mem0 += alt(MUL_mem)
	S += (T4T4*MUL[0])-1<T41_mem0*MUL_mem[0]
	S += T41_mem0<=T41

	T41_mem1 = S.Task('T41_mem1', length=1, delay_cost=1)
	T41_mem1 += alt(ADD_mem)
	S += (T4T5*ADD[0])-1<T41_mem1*ADD_mem[0]
	S += (T4T5*ADD[1])-1<T41_mem1*ADD_mem[1]
	S += (T4T5*ADD[2])-1<T41_mem1*ADD_mem[2]
	S += (T4T5*ADD[3])-1<T41_mem1*ADD_mem[3]
	S += T41_mem1<=T41

	T51 = S.Task('T51', length=1, delay_cost=1)
	T51 += alt(ADD)

	T51_mem0 = S.Task('T51_mem0', length=1, delay_cost=1)
	T51_mem0 += alt(MUL_mem)
	S += (T5T4*MUL[0])-1<T51_mem0*MUL_mem[0]
	S += T51_mem0<=T51

	T51_mem1 = S.Task('T51_mem1', length=1, delay_cost=1)
	T51_mem1 += alt(ADD_mem)
	S += (T5T5*ADD[0])-1<T51_mem1*ADD_mem[0]
	S += (T5T5*ADD[1])-1<T51_mem1*ADD_mem[1]
	S += (T5T5*ADD[2])-1<T51_mem1*ADD_mem[2]
	S += (T5T5*ADD[3])-1<T51_mem1*ADD_mem[3]
	S += T51_mem1<=T51

	T5_0 = S.Task('T5_0', length=1, delay_cost=1)
	T5_0 += alt(ADD)

	T5_0_mem0 = S.Task('T5_0_mem0', length=1, delay_cost=1)
	T5_0_mem0 += alt(ADD_mem)
	S += (T40*ADD[0])-1<T5_0_mem0*ADD_mem[0]
	S += (T40*ADD[1])-1<T5_0_mem0*ADD_mem[1]
	S += (T40*ADD[2])-1<T5_0_mem0*ADD_mem[2]
	S += (T40*ADD[3])-1<T5_0_mem0*ADD_mem[3]
	S += T5_0_mem0<=T5_0

	T5_0_mem1 = S.Task('T5_0_mem1', length=1, delay_cost=1)
	T5_0_mem1 += alt(ADD_mem)
	S += (T50*ADD[0])-1<T5_0_mem1*ADD_mem[0]
	S += (T50*ADD[1])-1<T5_0_mem1*ADD_mem[1]
	S += (T50*ADD[2])-1<T5_0_mem1*ADD_mem[2]
	S += (T50*ADD[3])-1<T5_0_mem1*ADD_mem[3]
	S += T5_0_mem1<=T5_0

	T3_1 = S.Task('T3_1', length=1, delay_cost=1)
	T3_1 += alt(ADD)

	T3_1_mem0 = S.Task('T3_1_mem0', length=1, delay_cost=1)
	T3_1_mem0 += alt(MUL_mem)
	S += (T3_T4*MUL[0])-1<T3_1_mem0*MUL_mem[0]
	S += T3_1_mem0<=T3_1

	T3_1_mem1 = S.Task('T3_1_mem1', length=1, delay_cost=1)
	T3_1_mem1 += alt(ADD_mem)
	S += (T3_T5*ADD[0])-1<T3_1_mem1*ADD_mem[0]
	S += (T3_T5*ADD[1])-1<T3_1_mem1*ADD_mem[1]
	S += (T3_T5*ADD[2])-1<T3_1_mem1*ADD_mem[2]
	S += (T3_T5*ADD[3])-1<T3_1_mem1*ADD_mem[3]
	S += T3_1_mem1<=T3_1

	T60 = S.Task('T60', length=1, delay_cost=1)
	T60 += alt(ADD)

	T60_mem0 = S.Task('T60_mem0', length=1, delay_cost=1)
	T60_mem0 += alt(ADD_mem)
	S += (T3_0*ADD[0])-1<T60_mem0*ADD_mem[0]
	S += (T3_0*ADD[1])-1<T60_mem0*ADD_mem[1]
	S += (T3_0*ADD[2])-1<T60_mem0*ADD_mem[2]
	S += (T3_0*ADD[3])-1<T60_mem0*ADD_mem[3]
	S += T60_mem0<=T60

	T60_mem1 = S.Task('T60_mem1', length=1, delay_cost=1)
	T60_mem1 += alt(ADD_mem)
	S += (T3_0*ADD[0])-1<T60_mem1*ADD_mem[0]
	S += (T3_0*ADD[1])-1<T60_mem1*ADD_mem[1]
	S += (T3_0*ADD[2])-1<T60_mem1*ADD_mem[2]
	S += (T3_0*ADD[3])-1<T60_mem1*ADD_mem[3]
	S += T60_mem1<=T60

	T8T0_in = S.Task('T8T0_in', length=1, delay_cost=1)
	T8T0_in += alt(MUL_in)
	T8T0 = S.Task('T8T0', length=7, delay_cost=1)
	T8T0 += alt(MUL)
	S+=T8T0>=T8T0_in

	T8T0_mem0 = S.Task('T8T0_mem0', length=1, delay_cost=1)
	T8T0_mem0 += INPUT_mem_r
	S += T8T0_mem0<=T8T0

	T8T0_mem1 = S.Task('T8T0_mem1', length=1, delay_cost=1)
	T8T0_mem1 += alt(ADD_mem)
	S += (T40*ADD[0])-1<T8T0_mem1*ADD_mem[0]
	S += (T40*ADD[1])-1<T8T0_mem1*ADD_mem[1]
	S += (T40*ADD[2])-1<T8T0_mem1*ADD_mem[2]
	S += (T40*ADD[3])-1<T8T0_mem1*ADD_mem[3]
	S += T8T0_mem1<=T8T0

	NEW_TZT0_in = S.Task('NEW_TZT0_in', length=1, delay_cost=1)
	NEW_TZT0_in += alt(MUL_in)
	NEW_TZT0 = S.Task('NEW_TZT0', length=7, delay_cost=1)
	NEW_TZT0 += alt(MUL)
	S+=NEW_TZT0>=NEW_TZT0_in

	NEW_TZT0_mem0 = S.Task('NEW_TZT0_mem0', length=1, delay_cost=1)
	NEW_TZT0_mem0 += INPUT_mem_r
	S += NEW_TZT0_mem0<=NEW_TZT0

	NEW_TZT0_mem1 = S.Task('NEW_TZT0_mem1', length=1, delay_cost=1)
	NEW_TZT0_mem1 += alt(ADD_mem)
	S += (T40*ADD[0])-1<NEW_TZT0_mem1*ADD_mem[0]
	S += (T40*ADD[1])-1<NEW_TZT0_mem1*ADD_mem[1]
	S += (T40*ADD[2])-1<NEW_TZT0_mem1*ADD_mem[2]
	S += (T40*ADD[3])-1<NEW_TZT0_mem1*ADD_mem[3]
	S += NEW_TZT0_mem1<=NEW_TZT0

	T5_1 = S.Task('T5_1', length=1, delay_cost=1)
	T5_1 += alt(ADD)

	T5_1_mem0 = S.Task('T5_1_mem0', length=1, delay_cost=1)
	T5_1_mem0 += alt(ADD_mem)
	S += (T41*ADD[0])-1<T5_1_mem0*ADD_mem[0]
	S += (T41*ADD[1])-1<T5_1_mem0*ADD_mem[1]
	S += (T41*ADD[2])-1<T5_1_mem0*ADD_mem[2]
	S += (T41*ADD[3])-1<T5_1_mem0*ADD_mem[3]
	S += T5_1_mem0<=T5_1

	T5_1_mem1 = S.Task('T5_1_mem1', length=1, delay_cost=1)
	T5_1_mem1 += alt(ADD_mem)
	S += (T51*ADD[0])-1<T5_1_mem1*ADD_mem[0]
	S += (T51*ADD[1])-1<T5_1_mem1*ADD_mem[1]
	S += (T51*ADD[2])-1<T5_1_mem1*ADD_mem[2]
	S += (T51*ADD[3])-1<T5_1_mem1*ADD_mem[3]
	S += T5_1_mem1<=T5_1

	T61 = S.Task('T61', length=1, delay_cost=1)
	T61 += alt(ADD)

	T61_mem0 = S.Task('T61_mem0', length=1, delay_cost=1)
	T61_mem0 += alt(ADD_mem)
	S += (T3_1*ADD[0])-1<T61_mem0*ADD_mem[0]
	S += (T3_1*ADD[1])-1<T61_mem0*ADD_mem[1]
	S += (T3_1*ADD[2])-1<T61_mem0*ADD_mem[2]
	S += (T3_1*ADD[3])-1<T61_mem0*ADD_mem[3]
	S += T61_mem0<=T61

	T61_mem1 = S.Task('T61_mem1', length=1, delay_cost=1)
	T61_mem1 += alt(ADD_mem)
	S += (T3_1*ADD[0])-1<T61_mem1*ADD_mem[0]
	S += (T3_1*ADD[1])-1<T61_mem1*ADD_mem[1]
	S += (T3_1*ADD[2])-1<T61_mem1*ADD_mem[2]
	S += (T3_1*ADD[3])-1<T61_mem1*ADD_mem[3]
	S += T61_mem1<=T61

	T5_10 = S.Task('T5_10', length=1, delay_cost=1)
	T5_10 += alt(ADD)

	T5_10_mem0 = S.Task('T5_10_mem0', length=1, delay_cost=1)
	T5_10_mem0 += alt(ADD_mem)
	S += (T5_0*ADD[0])-1<T5_10_mem0*ADD_mem[0]
	S += (T5_0*ADD[1])-1<T5_10_mem0*ADD_mem[1]
	S += (T5_0*ADD[2])-1<T5_10_mem0*ADD_mem[2]
	S += (T5_0*ADD[3])-1<T5_10_mem0*ADD_mem[3]
	S += T5_10_mem0<=T5_10

	T5_10_mem1 = S.Task('T5_10_mem1', length=1, delay_cost=1)
	T5_10_mem1 += alt(ADD_mem)
	S += (T60*ADD[0])-1<T5_10_mem1*ADD_mem[0]
	S += (T60*ADD[1])-1<T5_10_mem1*ADD_mem[1]
	S += (T60*ADD[2])-1<T5_10_mem1*ADD_mem[2]
	S += (T60*ADD[3])-1<T5_10_mem1*ADD_mem[3]
	S += T5_10_mem1<=T5_10

	T8T1_in = S.Task('T8T1_in', length=1, delay_cost=1)
	T8T1_in += alt(MUL_in)
	T8T1 = S.Task('T8T1', length=7, delay_cost=1)
	T8T1 += alt(MUL)
	S+=T8T1>=T8T1_in

	T8T1_mem0 = S.Task('T8T1_mem0', length=1, delay_cost=1)
	T8T1_mem0 += INPUT_mem_r
	S += T8T1_mem0<=T8T1

	T8T1_mem1 = S.Task('T8T1_mem1', length=1, delay_cost=1)
	T8T1_mem1 += alt(ADD_mem)
	S += (T41*ADD[0])-1<T8T1_mem1*ADD_mem[0]
	S += (T41*ADD[1])-1<T8T1_mem1*ADD_mem[1]
	S += (T41*ADD[2])-1<T8T1_mem1*ADD_mem[2]
	S += (T41*ADD[3])-1<T8T1_mem1*ADD_mem[3]
	S += T8T1_mem1<=T8T1

	T8T3 = S.Task('T8T3', length=1, delay_cost=1)
	T8T3 += alt(ADD)

	T8T3_mem0 = S.Task('T8T3_mem0', length=1, delay_cost=1)
	T8T3_mem0 += alt(ADD_mem)
	S += (T40*ADD[0])-1<T8T3_mem0*ADD_mem[0]
	S += (T40*ADD[1])-1<T8T3_mem0*ADD_mem[1]
	S += (T40*ADD[2])-1<T8T3_mem0*ADD_mem[2]
	S += (T40*ADD[3])-1<T8T3_mem0*ADD_mem[3]
	S += T8T3_mem0<=T8T3

	T8T3_mem1 = S.Task('T8T3_mem1', length=1, delay_cost=1)
	T8T3_mem1 += alt(ADD_mem)
	S += (T41*ADD[0])-1<T8T3_mem1*ADD_mem[0]
	S += (T41*ADD[1])-1<T8T3_mem1*ADD_mem[1]
	S += (T41*ADD[2])-1<T8T3_mem1*ADD_mem[2]
	S += (T41*ADD[3])-1<T8T3_mem1*ADD_mem[3]
	S += T8T3_mem1<=T8T3

	NEW_TZT1_in = S.Task('NEW_TZT1_in', length=1, delay_cost=1)
	NEW_TZT1_in += alt(MUL_in)
	NEW_TZT1 = S.Task('NEW_TZT1', length=7, delay_cost=1)
	NEW_TZT1 += alt(MUL)
	S+=NEW_TZT1>=NEW_TZT1_in

	NEW_TZT1_mem0 = S.Task('NEW_TZT1_mem0', length=1, delay_cost=1)
	NEW_TZT1_mem0 += INPUT_mem_r
	S += NEW_TZT1_mem0<=NEW_TZT1

	NEW_TZT1_mem1 = S.Task('NEW_TZT1_mem1', length=1, delay_cost=1)
	NEW_TZT1_mem1 += alt(ADD_mem)
	S += (T41*ADD[0])-1<NEW_TZT1_mem1*ADD_mem[0]
	S += (T41*ADD[1])-1<NEW_TZT1_mem1*ADD_mem[1]
	S += (T41*ADD[2])-1<NEW_TZT1_mem1*ADD_mem[2]
	S += (T41*ADD[3])-1<NEW_TZT1_mem1*ADD_mem[3]
	S += NEW_TZT1_mem1<=NEW_TZT1

	NEW_TZT3 = S.Task('NEW_TZT3', length=1, delay_cost=1)
	NEW_TZT3 += alt(ADD)

	NEW_TZT3_mem0 = S.Task('NEW_TZT3_mem0', length=1, delay_cost=1)
	NEW_TZT3_mem0 += alt(ADD_mem)
	S += (T40*ADD[0])-1<NEW_TZT3_mem0*ADD_mem[0]
	S += (T40*ADD[1])-1<NEW_TZT3_mem0*ADD_mem[1]
	S += (T40*ADD[2])-1<NEW_TZT3_mem0*ADD_mem[2]
	S += (T40*ADD[3])-1<NEW_TZT3_mem0*ADD_mem[3]
	S += NEW_TZT3_mem0<=NEW_TZT3

	NEW_TZT3_mem1 = S.Task('NEW_TZT3_mem1', length=1, delay_cost=1)
	NEW_TZT3_mem1 += alt(ADD_mem)
	S += (T41*ADD[0])-1<NEW_TZT3_mem1*ADD_mem[0]
	S += (T41*ADD[1])-1<NEW_TZT3_mem1*ADD_mem[1]
	S += (T41*ADD[2])-1<NEW_TZT3_mem1*ADD_mem[2]
	S += (T41*ADD[3])-1<NEW_TZT3_mem1*ADD_mem[3]
	S += NEW_TZT3_mem1<=NEW_TZT3

	solvers.mip.solve(S,msg=1,kind='CPLEX',ratio_gap=1.01, time_limit=3600)

	solution = [['hoge']*len(S.solution()[1]) for i in range(len(S.solution()))]
	for i in range(len(S.solution())):
		for j in range(len(S.solution()[i])):
			solution[i][j]=str(S.solution()[i][j])
	print(solution)

	cycles = int(solution[-1][3])

	pic_file_name = "padd_mul1_add4/padd_mul1_add4_1.png"
	if(S.solution() != []):
		plotters.matplotlib.plot(S,img_filename=pic_file_name, vertical_text=True, fig_size=(cycles*0.25+3, 5), show_task_labels=False)

	return solution

if __name__ == "__main__":
	solution = solve_padd_mul1_add4_1(0, 0)
